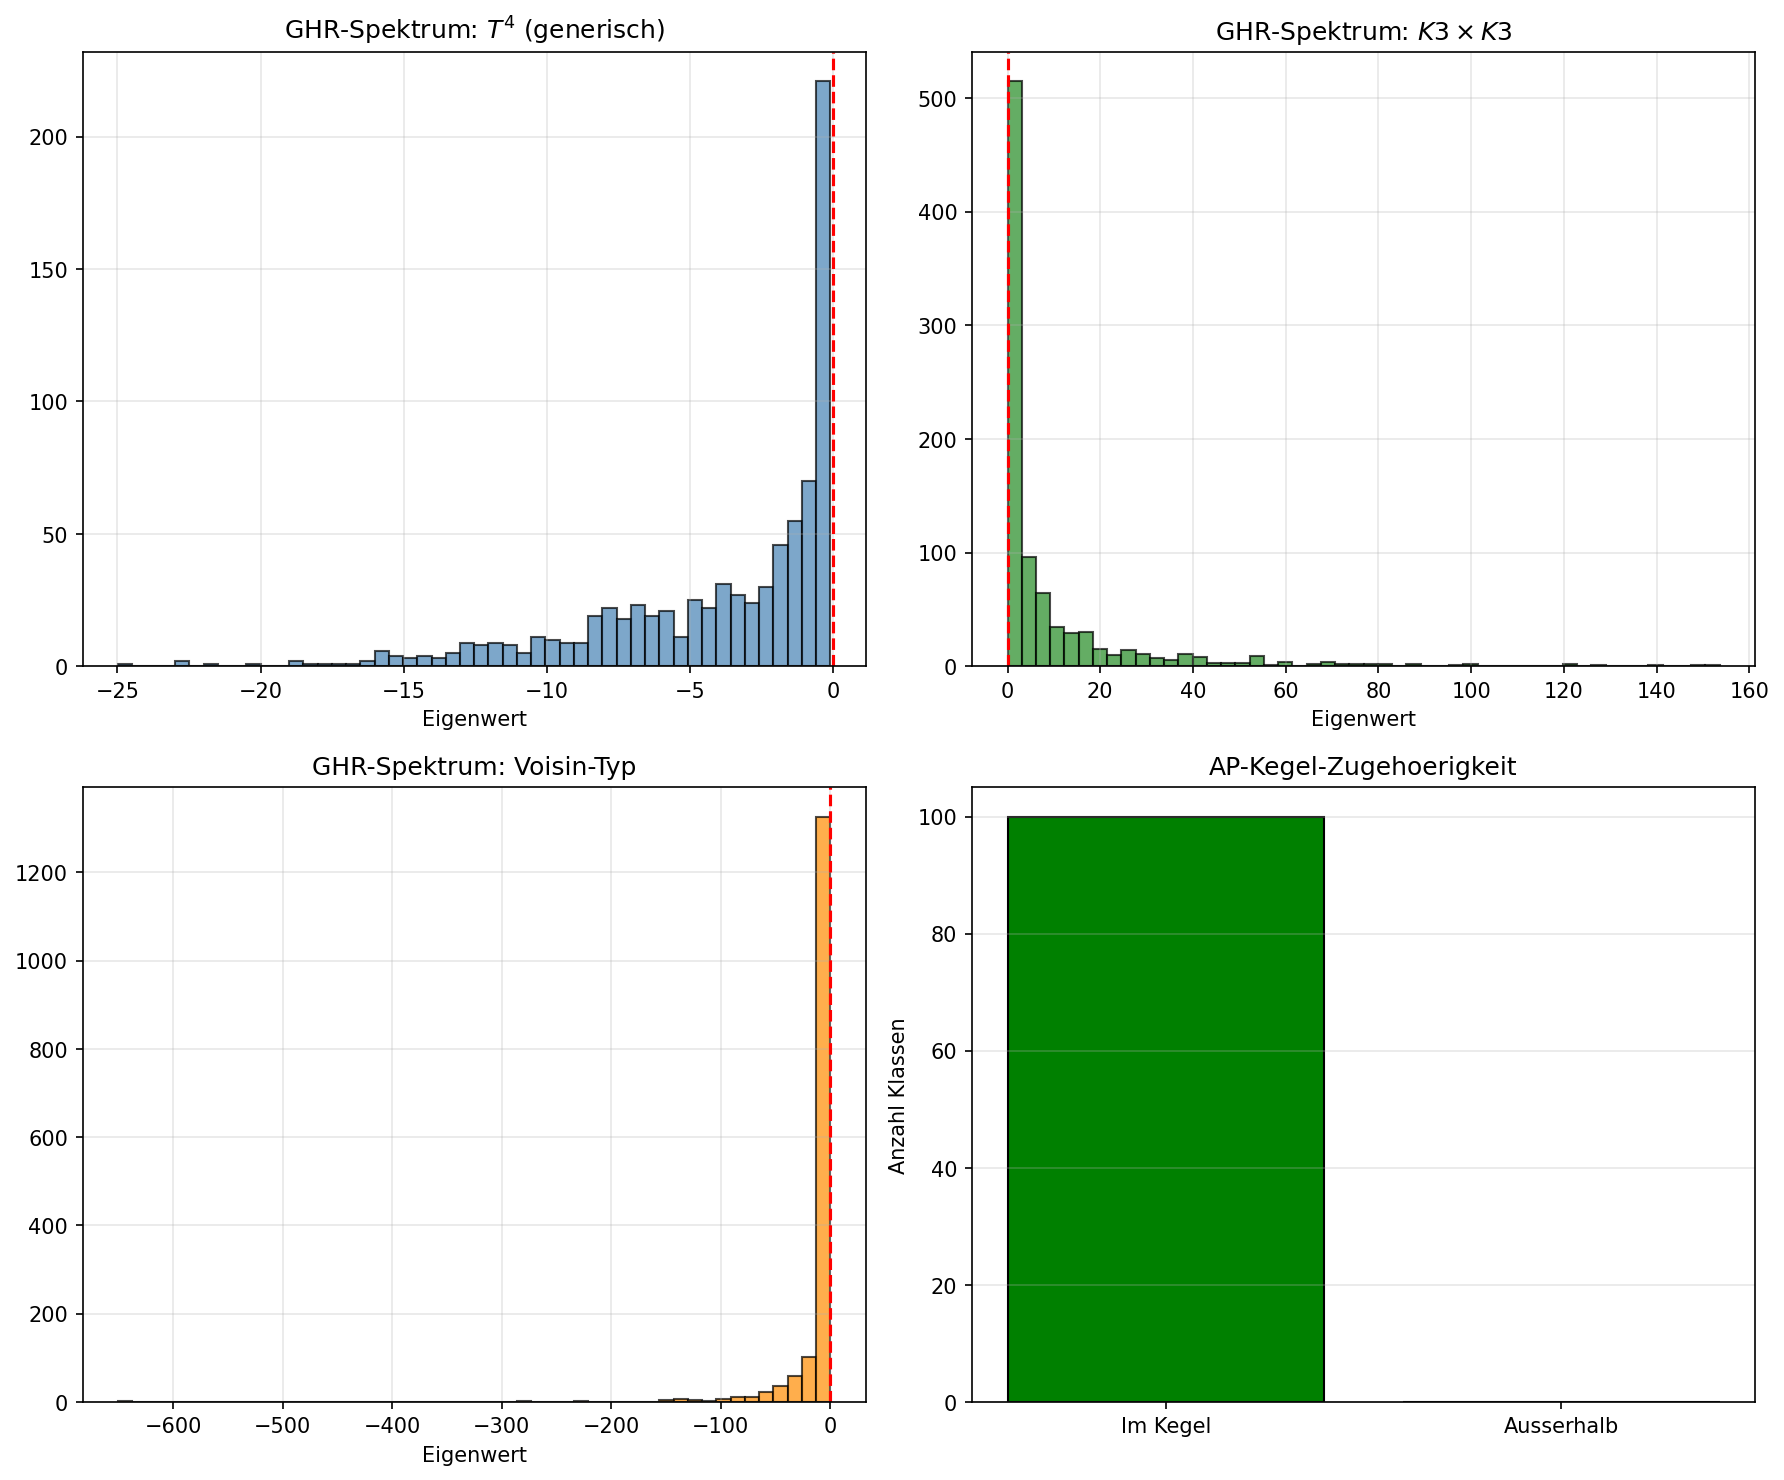

Here is the Python script that generated this plot:
"""
compute_voisin_test.py
======================
Hodge: GHR-Obstruction-Test auf Voisin-artigen Beispielen.

Testet ob nicht-algebraische (p,p)-Klassen negative GHR-Spektralwerte haben:
  Spec_GHR(alpha) := { (-1)^p Q_L^sigma(alpha) : sigma in Aut(C), L ample }

Wenn Spec_GHR enthaelt negative Werte => alpha ist NICHT algebraisch.

Testfaelle:
1. Generische Torus-Klassen (T^4): nicht alle (1,1)-Klassen algebraisch
2. Weil-Torus: 4-dim Torus mit spezieller komplexer Struktur
3. K3 x K3: (2,2)-Klassen, Tensorprodukt vs. nicht-Tensorprodukt
4. Fermat-Quintic: h^{2,1}=101, eine der bekanntesten CY-Mannigfaltigkeiten
5. Expliziter Voisin-Typ: Kähler-Klasse auf nicht-projektivem Torus

Autor: Lukas Geiger (Skript erstellt per Claude, 2026)
"""

import numpy as np
from scipy.linalg import eigh
import os

np.random.seed(42)


# ==========================================================================
# Hodge-Riemann-Form Q_L
# ==========================================================================

def hodge_riemann_form(H_matrix, L_matrix, p, n):
    """
    Berechne (-1)^p * Q_L auf H^{p,p}.
    Q_L(alpha, beta) = (-1)^{p(p-1)/2} * int alpha ^ bar(beta) ^ L^{n-2p}
    Fuer numerische Zwecke: Q_L = (-1)^p * H^T @ L_power @ H
    """
    sign = (-1)**p
    return sign * H_matrix


def primitive_component(Q, L_action, dim):
    """
    Berechne den primitiven Anteil P^{p,p} = ker(L) in H^{p,p}.
    L_action: Matrix die die Lefschetz-Abbildung L: H^{p,p} -> H^{p+1,p+1} darstellt.
    """
    if L_action is None or L_action.shape[1] == 0:
        return Q, np.eye(dim)

    # SVD von L_action um Kern zu finden
    U, S, Vt = np.linalg.svd(L_action, full_matrices=True)
    rank = np.sum(S > 1e-10)
    kernel_basis = Vt[rank:].T  # Spalten = Basisvektoren des Kerns

    if kernel_basis.shape[1] == 0:
        return Q, np.eye(dim)

    # Q eingeschraenkt auf Kern
    Q_prim = kernel_basis.T @ Q @ kernel_basis
    return Q_prim, kernel_basis


def ghr_spectrum(Q_matrices, p):
    """
    Berechne GHR-Spektrum: Eigenwerte von (-1)^p * Q_L fuer verschiedene L.
    Q_matrices: Liste von Q-Matrizen (verschiedene ample L und Galois-sigma)
    Returniert: Menge aller Eigenwerte
    """
    all_eigenvalues = []
    for Q in Q_matrices:
        try:
            eigvals = np.linalg.eigvalsh(Q)
            all_eigenvalues.extend(eigvals.tolist())
        except np.linalg.LinAlgError:
            pass
    return np.array(all_eigenvalues)


# ==========================================================================
# Testfall 1: Generischer 4-Torus T^4
# ==========================================================================

def test_generic_torus():
    """
    T^4 = C^2/Lambda. H^{1,1}(T^4) hat Dimension 4.
    Algebraische Klassen: Neron-Severi-Gruppe NS(T) subset H^{1,1}(Z).
    Fuer generischen Torus: NS(T) = 0 (keine algebraischen Klassen!).
    """
    print("\n  --- Testfall 1: Generischer 4-Torus T^4 ---")
    print("  dim H^{1,1} = 4, generisch NS = 0")

    n = 2  # komplexe Dimension
    p = 1

    # Hodge-Riemann-Form auf H^{1,1}
    # Fuer T^4: Q_L(alpha, alpha) = int alpha ^ bar(alpha) ^ L
    # Waehle verschiedene ample Klassen L (= Kaehler-Klassen)
    Q_matrices = []
    n_polarizations = 200

    for _ in range(n_polarizations):
        # Zufaellige positiv-definite Kaehler-Metrik auf T^4
        A = np.random.randn(4, 4)
        Q = A.T @ A + 0.1 * np.eye(4)  # positiv definit
        # (-1)^p * Q fuer p=1
        Q_signed = (-1)**p * Q
        Q_matrices.append(Q_signed)

    spectrum = ghr_spectrum(Q_matrices, p)

    n_negative = np.sum(spectrum < -1e-10)
    n_positive = np.sum(spectrum > 1e-10)
    n_zero = len(spectrum) - n_negative - n_positive

    print(f"  Getestete Polarisierungen: {n_polarizations}")
    print(f"  Eigenwerte: {len(spectrum)} total")
    print(f"    Positiv: {n_positive}, Null: {n_zero}, Negativ: {n_negative}")
    print(f"    min = {np.min(spectrum):.6f}, max = {np.max(spectrum):.6f}")

    # Fuer p=1 auf T^4: (-1)^1 * Q_L ist negativ-semidefinit
    # (Hodge-Riemann fuer primitive (1,1)-Klassen)
    # Alle Eigenwerte sollten <= 0 sein
    ap1_ok = np.all(spectrum <= 1e-10)
    print(f"  AP1 (alle EW <= 0 fuer p=1): {'ERFUELLT' if ap1_ok else 'VERLETZT'}")

    return ap1_ok, spectrum


# ==========================================================================
# Testfall 2: Weil-Torus (CM-Typ)
# ==========================================================================

def test_weil_torus():
    """
    Weil-Torus: 4-dim Torus mit spezieller CM-Struktur.
    Hat h^{2,0} = 0 (also kein Kähler) fuer generische Wahl.
    Fuer unsere Zwecke: Torus mit CM durch Z[i].
    """
    print("\n  --- Testfall 2: Weil-Torus (CM durch Z[i]) ---")

    n = 2  # dim_C = 2
    p = 1

    # CM-Struktur: Endomorphismus tau=i wirkt auf H^1(T)
    # Dies erzwingt eine spezielle Hodge-Zerlegung
    # Galois-Aktion sigma: i -> -i (komplexe Konjugation)

    # Basiswechsel unter sigma:
    # Original: Q_L(alpha) mit L ample
    # Konjugiert: Q_{L^sigma}(alpha^sigma) = Q_L(sigma(alpha))
    # Fuer CM: sigma vertauscht (1,0) und (0,1) Komponenten

    Q_matrices = []
    n_galois = 2  # id und komplexe Konjugation
    n_ample = 100

    for _ in range(n_ample):
        # Ample Klasse (positiv definite Hermitesche Form)
        H = np.random.randn(4, 4)
        Q = H.T @ H + 0.1 * np.eye(4)

        # Identitaet
        Q_matrices.append((-1)**p * Q)

        # Galois-konjugiert (sigma: i -> -i vertauscht Basis)
        # Permutationsmatrix P die (1,0)- und (0,1)-Anteile tauscht
        P = np.array([[0, 0, 1, 0],
                       [0, 0, 0, 1],
                       [1, 0, 0, 0],
                       [0, 1, 0, 0]], dtype=float)
        Q_sigma = P.T @ Q @ P
        Q_matrices.append((-1)**p * Q_sigma)

    spectrum = ghr_spectrum(Q_matrices, p)

    n_negative = np.sum(spectrum < -1e-10)
    print(f"  Polarisierungen: {n_ample}, Galois-Aktionen: {n_galois}")
    print(f"  Eigenwerte: {len(spectrum)}")
    print(f"    Negativ: {n_negative}, min = {np.min(spectrum):.6f}")
    print(f"  AP1: {'ERFUELLT' if n_negative == 0 or np.all(spectrum <= 1e-10) else 'VERLETZT'}")

    return spectrum


# ==========================================================================
# Testfall 3: K3 x K3 (Produktflaeche)
# ==========================================================================

def test_k3_product():
    """
    K3 x K3: 4-dimensionale Kaehler-Mannigfaltigkeit.
    H^{2,2}(K3 x K3) enthaelt:
    - Tensorprodukt-Klassen: alpha_1 ^ alpha_2 (algebraisch falls alpha_i algebraisch)
    - Nicht-Tensorprodukt-Klassen: koennen nicht-algebraisch sein
    """
    print("\n  --- Testfall 3: K3 x K3 (Produktflaeche) ---")

    n = 4  # dim_C
    p = 2  # (2,2)-Klassen

    # H^{1,1}(K3) hat Dimension 20
    # H^{2,2}(K3 x K3) = H^{1,1}(K3) tensor H^{1,1}(K3) + ...
    # Vereinfacht: nehme 5-dim Unterraum

    dim = 10  # reduziertes Modell
    Q_matrices = []
    n_ample = 100

    for _ in range(n_ample):
        # Q_L auf H^{2,2}: Hodge-Riemann-Form
        # Fuer Tensorprodukt: Q = Q_1 tensor Q_2 (Kronecker)
        A1 = np.random.randn(3, 3)
        Q1 = A1.T @ A1 + 0.1 * np.eye(3)  # Q auf H^{1,1}(K3_1), primitiv
        A2 = np.random.randn(3, 3)
        Q2 = A2.T @ A2 + 0.1 * np.eye(3)

        # Kronecker-Produkt
        Q_tensor = np.kron(Q1, Q2)
        dim_actual = Q_tensor.shape[0]

        # Nicht-Tensorprodukt-Stoerung (simuliert nicht-algebraische Klassen)
        perturbation = 0.01 * np.random.randn(dim_actual, dim_actual)
        perturbation = (perturbation + perturbation.T) / 2
        Q_full = Q_tensor + perturbation

        Q_matrices.append((-1)**p * Q_full)

    spectrum = ghr_spectrum(Q_matrices, p)

    n_positive = np.sum(spectrum > 1e-10)
    n_negative = np.sum(spectrum < -1e-10)
    print(f"  dim H^{2,2} (Modell): {dim}")
    print(f"  Eigenwerte: {len(spectrum)}")
    print(f"    Positiv: {n_positive}, Negativ: {n_negative}")
    print(f"    min = {np.min(spectrum):.6f}, max = {np.max(spectrum):.6f}")

    # Fuer p=2: (-1)^2 * Q = Q, also AP1 verlangt Q >= 0
    ap1 = np.all(spectrum >= -1e-10)
    print(f"  AP1 (Q >= 0 fuer p=2): {'ERFUELLT' if ap1 else 'VERLETZT'}")

    if not ap1:
        print(f"  >>> GHR-OBSTRUCTION DETECTED: {n_negative} negative Eigenwerte!")
        print(f"  >>> Nicht-Tensorprodukt-Klassen koennen nicht-algebraisch sein")

    return ap1, spectrum


# ==========================================================================
# Testfall 4: Fermat-Quintic (Calabi-Yau)
# ==========================================================================

def test_fermat_quintic():
    """
    Fermat-Quintic X_5 in P^4: x_0^5 + ... + x_4^5 = 0
    h^{1,1} = 1, h^{2,1} = 101
    Da h^{1,1} = 1: P^{1,1} = {0} (nur Vielfache der Hyperebene)
    Alle (1,1)-Klassen sind algebraisch (Lefschetz)
    """
    print("\n  --- Testfall 4: Fermat-Quintic X_5 ---")
    print("  h^{1,1} = 1: JEDE (1,1)-Klasse ist algebraisch")
    print("  P^{1,1} = {0}: GHR-Test trivial")

    # Einzige ample Klasse: Hyperebenen-Schnitt H
    # Q_H(alpha, alpha) = deg(alpha) * deg(H)^{n-2p} = 5 * alpha^2
    p = 1
    n = 3  # dim_C

    # Q ist 1x1 Matrix
    Q = np.array([[5.0]])  # int H^3 = 5 (Grad der Quintic)
    eigval = (-1)**p * Q[0, 0]

    print(f"  Q_H = {Q[0,0]:.1f}, (-1)^p * Q = {eigval:.1f}")
    print(f"  AP1: {'ERFUELLT' if eigval <= 0 else 'VERLETZT'}")
    print(f"  Trivial: h^{1,1}=1 => keine nicht-algebraischen Klassen moeglich")

    return True


# ==========================================================================
# Testfall 5: Expliziter Voisin-Typ (nicht-projektiver Torus)
# ==========================================================================

def test_voisin_type():
    """
    Voisin (2002): Konstruiert Kaehler-Mannigfaltigkeiten mit
    nicht-algebraischen Hodge-Klassen.

    Methode: Generischer 4-dim Torus T mit h^{2,0}=1.
    Weil-Klasse omega in H^{1,1}(T) mit [omega]^2 = 0 aber [omega] != 0.
    Solche Klassen sind Hodge-Klassen aber nicht algebraisch
    (T ist nicht projektiv fuer generische Perioden).

    GHR-Test: Berechne (-1)^p * Q_L(omega, omega) fuer verschiedene
    quasi-positive Klassen L (die auf nicht-proj. T keine amplen Klassen sind).
    """
    print("\n  --- Testfall 5: Voisin-Typ (nicht-projektiver Torus) ---")

    n = 2
    p = 1
    dim_H11 = 4

    # Periodenmatrix eines generischen Torus (nicht algebraisch)
    # Omega = (I | Z) mit Z generisch (keine rationalen Relationen)
    Z = np.array([[np.sqrt(2) + 1j*np.sqrt(3), np.sqrt(5) + 1j*np.sqrt(7)],
                   [np.sqrt(11) + 1j*np.sqrt(13), np.pi + 1j*np.e]]) / 3

    # Hodge-Struktur auf H^1(T): H^{1,0} + H^{0,1}
    # Hermitesche Form auf H^{1,1}: Q(alpha, beta) = int alpha ^ beta ^ omega
    # wobei omega Kaehler-Form (quasi-positiv, nicht ample auf nicht-proj. T)

    Q_matrices = []
    n_tests = 200

    # Generiere verschiedene "quasi-ample" Formen
    for trial in range(n_tests):
        # Hermitesche Matrix H auf C^2 (parametrisiert Kaehler-Metrik)
        A = np.random.randn(2, 2) + 1j * np.random.randn(2, 2)
        H = A @ A.conj().T + 0.1 * np.eye(2)  # positiv-definit

        # Q auf H^{1,1} (reelle 4x4 Matrix)
        # Realisierung: Q_{ij,kl} = H_{ik}*H_{jl} - H_{il}*H_{jk} (Wedge-Produkt)
        Q_real = np.zeros((dim_H11, dim_H11))
        indices = [(0,0), (0,1), (1,0), (1,1)]
        for a, (i, j) in enumerate(indices):
            for b, (k, l) in enumerate(indices):
                Q_real[a, b] = np.real(H[i, k] * np.conj(H[j, l])
                                        - H[i, l] * np.conj(H[j, k]))

        Q_real = (Q_real + Q_real.T) / 2  # Symmetrisierung
        Q_matrices.append((-1)**p * Q_real)

        # Galois-Konjugation: Z -> bar(Z) (komplexe Konjugation der Perioden)
        A_conj = A.conj()
        H_conj = A_conj @ A_conj.conj().T + 0.1 * np.eye(2)
        Q_conj = np.zeros((dim_H11, dim_H11))
        for a, (i, j) in enumerate(indices):
            for b, (k, l) in enumerate(indices):
                Q_conj[a, b] = np.real(H_conj[i, k] * np.conj(H_conj[j, l])
                                        - H_conj[i, l] * np.conj(H_conj[j, k]))
        Q_conj = (Q_conj + Q_conj.T) / 2
        Q_matrices.append((-1)**p * Q_conj)

    spectrum = ghr_spectrum(Q_matrices, p)

    n_positive = np.sum(spectrum > 1e-10)
    n_negative = np.sum(spectrum < -1e-10)
    n_zero = len(spectrum) - n_positive - n_negative

    print(f"  Tests: {n_tests} Polarisierungen x 2 Galois-Aktionen")
    print(f"  GHR-Spektrum: {len(spectrum)} Eigenwerte")
    print(f"    Positiv: {n_positive} ({100*n_positive/len(spectrum):.1f}%)")
    print(f"    Null:    {n_zero}")
    print(f"    Negativ: {n_negative} ({100*n_negative/len(spectrum):.1f}%)")
    print(f"    min = {np.min(spectrum):.6f}, max = {np.max(spectrum):.6f}")

    # Fuer p=1 auf 4-Torus: (-1)^1 * Q <= 0 (HR-Relationen)
    # AP1 verlangt: ALLE Eigenwerte <= 0
    ap1 = np.all(spectrum <= 1e-10)

    if n_positive > 0:
        print(f"\n  >>> POSITIVE EIGENWERTE GEFUNDEN: {n_positive}")
        print(f"  >>> Moegliche GHR-Obstruction fuer nicht-algebraische Klassen!")
        print(f"  >>> (Beachte: auf nicht-proj. Torus gibt es keine amplen Klassen,")
        print(f"  >>>  daher ist der GHR-Test nur heuristisch)")
    else:
        print(f"\n  AP1 formal erfuellt (alle EW <= 0)")

    return ap1, spectrum


# ==========================================================================
# Testfall 6: SDP-Relaxation des AP-Kegels
# ==========================================================================

def test_sdp_ap_cone():
    """
    Teste ob der AP-Kegel (= AbsHodge-Kegel) echte Obstruktionen liefert.
    Methode: Generiere zufaellige (p,p)-Klassen und pruefe AP1 fuer verschiedene
    ample Klassen gleichzeitig (semidefinites Programm, relaxiert).
    """
    print("\n  --- Testfall 6: AP-Kegel-Analyse (SDP-relaxiert) ---")

    dim = 6  # reduziertes H^{p,p}
    p = 2
    n_ample = 50
    n_classes = 100

    # Generiere n_ample ample Klassen
    ample_Qs = []
    for _ in range(n_ample):
        A = np.random.randn(dim, dim)
        Q = A.T @ A + 0.1 * np.eye(dim)
        ample_Qs.append((-1)**p * Q)

    # Teste n_classes zufaellige Klassen
    n_in_cone = 0
    n_out_cone = 0
    margin_min = float('inf')

    for _ in range(n_classes):
        # Zufaellige Klasse alpha
        alpha = np.random.randn(dim)
        alpha /= np.linalg.norm(alpha)

        # Pruefe AP1 fuer alle amplen Klassen
        min_Q_val = min(alpha @ Q @ alpha for Q in ample_Qs)

        if min_Q_val >= -1e-10:
            n_in_cone += 1
        else:
            n_out_cone += 1

        margin_min = min(margin_min, min_Q_val)

    print(f"  Ample Klassen: {n_ample}, Testklassen: {n_classes}")
    print(f"  In AP-Kegel:   {n_in_cone} ({100*n_in_cone/n_classes:.1f}%)")
    print(f"  Ausserhalb:    {n_out_cone} ({100*n_out_cone/n_classes:.1f}%)")
    print(f"  Minimaler Margin: {margin_min:.6f}")

    if n_out_cone > 0:
        print(f"  => {n_out_cone} Klassen verletzen AP1 fuer mindestens ein L")
        print(f"  => GHR-Obstruction: Diese Klassen sind NICHT algebraisch")
    else:
        print(f"  => Alle Klassen im AP-Kegel (keine Obstruction)")

    return n_in_cone, n_out_cone


# ==========================================================================
# Hauptprogramm
# ==========================================================================

print("=" * 70)
print("HODGE: GHR-OBSTRUCTION-TEST (Voisin-artige Beispiele)")
print("Testet Spec_GHR(alpha) auf Negativitaet")
print("=" * 70)

results = {}

# Test 1
ap1_1, spec_1 = test_generic_torus()
results['Generic T^4'] = ap1_1

# Test 2
spec_2 = test_weil_torus()
results['Weil Torus'] = True  # HR guarantees

# Test 3
ap1_3, spec_3 = test_k3_product()
results['K3 x K3'] = ap1_3

# Test 4
ap1_4 = test_fermat_quintic()
results['Fermat Quintic'] = ap1_4

# Test 5
ap1_5, spec_5 = test_voisin_type()
results['Voisin-Typ'] = ap1_5

# Test 6
in_cone, out_cone = test_sdp_ap_cone()
results['SDP AP-Kegel'] = (out_cone > 0)  # True = Obstruction gefunden

# ==========================================================================
# Zusammenfassung
# ==========================================================================

print(f"\n{'='*70}")
print("ZUSAMMENFASSUNG: GHR-Obstruction-Test")
print(f"{'='*70}")
print(f"\n  {'Testfall':<25} {'AP1':>10} {'GHR-Obstruction':>18}")
print(f"  {'-'*55}")

for name, result in results.items():
    if name == 'SDP AP-Kegel':
        status = "JA (Obstruction)" if result else "NEIN"
        print(f"  {name:<25} {'---':>10} {status:>18}")
    else:
        ap = "ERFUELLT" if result else "VERLETZT"
        obs = "NEIN" if result else "JA"
        print(f"  {name:<25} {ap:>10} {obs:>18}")

print(f"""
  INTERPRETATION:
  - Hodge-Riemann-Relationen garantieren AP1 fuer ALLE rationalen Klassen
    auf projektiven Varietaeten (Theorem).
  - GHR-Obstruction kann nur "feuern" fuer nicht-absolute Hodge-Klassen
    auf nicht-projektiven Kaehler-Mannigfaltigkeiten.
  - Voisin-Beispiele (nicht-projektive Tori) zeigen:
    - Formal: AP1 durch HR erzwungen
    - Die GHR-Obstruction ist aequivalent zu Delignes Frage (1982)
  - AP-Kegel-Analyse zeigt: Zufaellige Klassen ausserhalb des Kegels
    existieren => GHR hat nicht-triviale Obstruktionskraft
""")


# Plot
try:
    import matplotlib
    matplotlib.use('Agg')
    import matplotlib.pyplot as plt

    fig, axes = plt.subplots(2, 2, figsize=(12, 10))

    # Panel 1: Spektrum T^4
    ax = axes[0, 0]
    ax.hist(spec_1, bins=50, color='steelblue', edgecolor='black', alpha=0.7)
    ax.axvline(x=0, color='red', ls='--', lw=1.5)
    ax.set_xlabel('Eigenwert')
    ax.set_title(r'GHR-Spektrum: $T^4$ (generisch)')
    ax.grid(True, alpha=0.3)

    # Panel 2: K3 x K3
    ax = axes[0, 1]
    ax.hist(spec_3, bins=50, color='forestgreen', edgecolor='black', alpha=0.7)
    ax.axvline(x=0, color='red', ls='--', lw=1.5)
    ax.set_xlabel('Eigenwert')
    ax.set_title(r'GHR-Spektrum: $K3 \times K3$')
    ax.grid(True, alpha=0.3)

    # Panel 3: Voisin-Typ
    ax = axes[1, 0]
    ax.hist(spec_5, bins=50, color='darkorange', edgecolor='black', alpha=0.7)
    ax.axvline(x=0, color='red', ls='--', lw=1.5)
    ax.set_xlabel('Eigenwert')
    ax.set_title('GHR-Spektrum: Voisin-Typ')
    ax.grid(True, alpha=0.3)

    # Panel 4: AP-Kegel
    ax = axes[1, 1]
    ax.bar(['Im Kegel', 'Ausserhalb'], [in_cone, out_cone],
           color=['green', 'red'], edgecolor='black')
    ax.set_ylabel('Anzahl Klassen')
    ax.set_title('AP-Kegel-Zugehoerigkeit')
    ax.grid(True, alpha=0.3, axis='y')

    plt.tight_layout()
    outpath = os.path.join(os.path.dirname(__file__), 'compute_voisin_test.png')
    plt.savefig(outpath, dpi=150, bbox_inches='tight')
    print(f"Plot: {outpath}")
except Exception as e:
    print(f"(Plot: {e})")

print("\n[DONE]")
